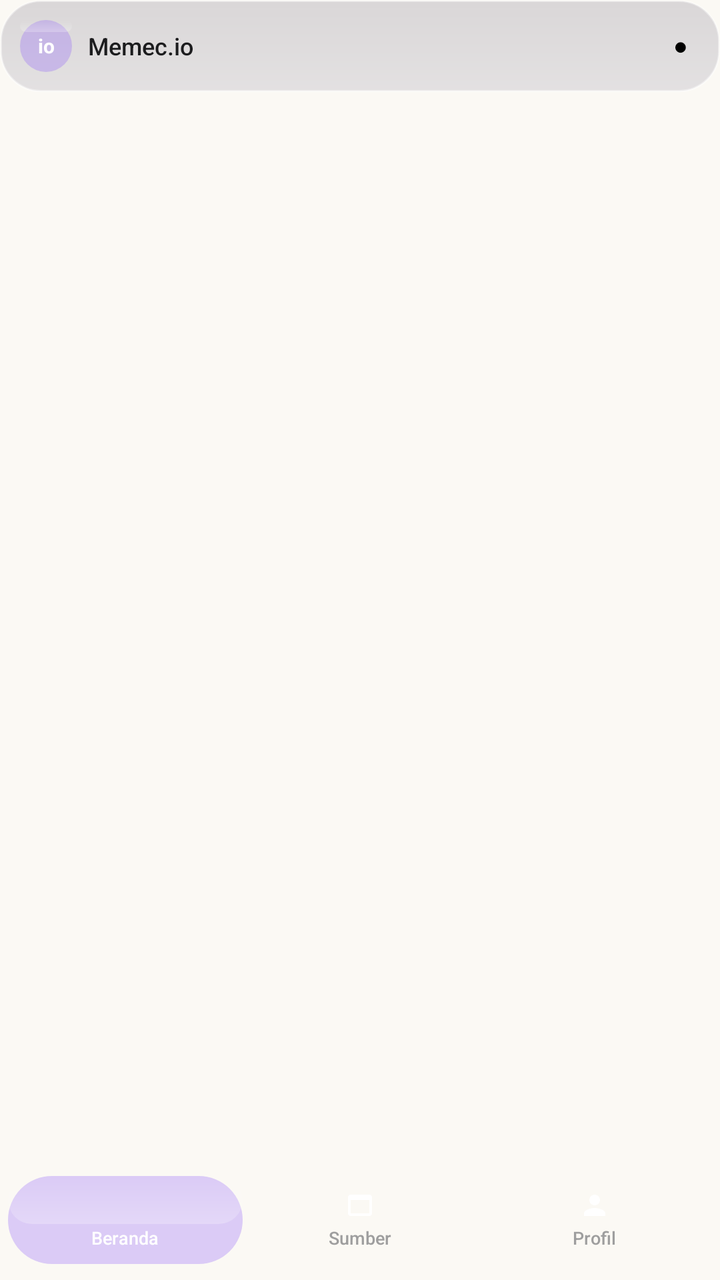
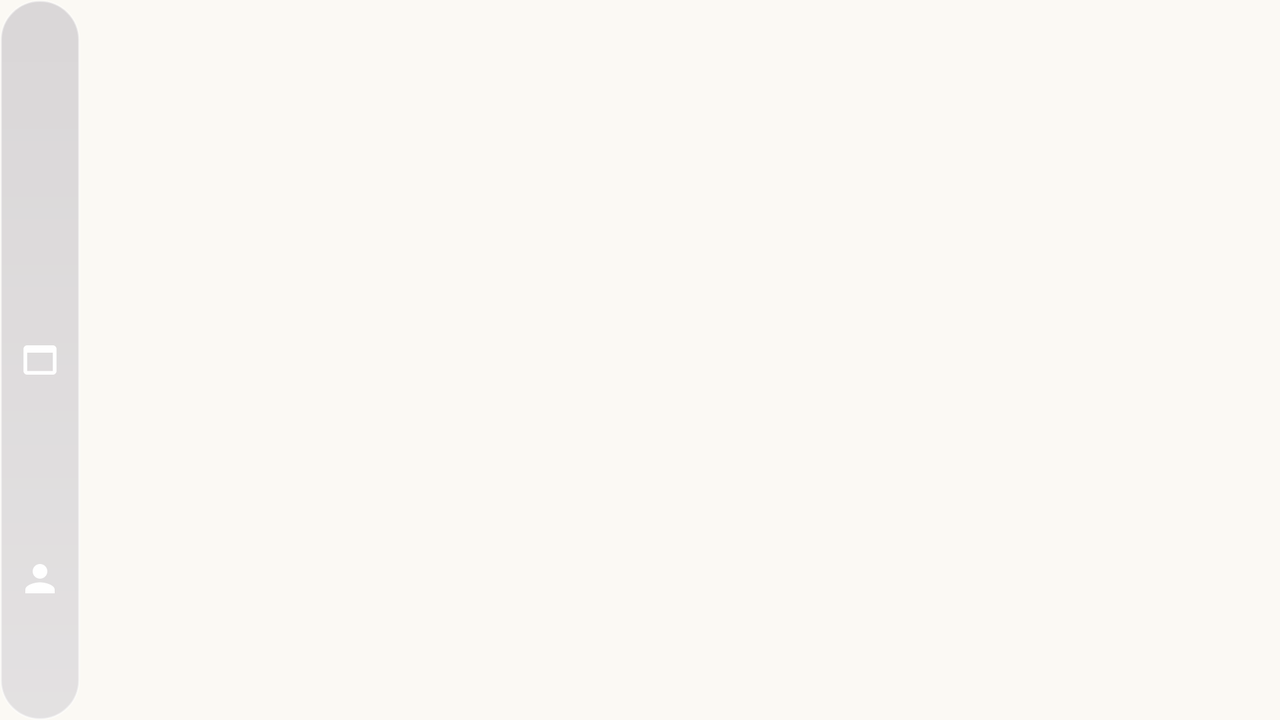

Two renders of one Android screen. The first uses the default layout on a phone; the second uses the alternative layout the repository ships for a different screen configuration, on a matching device. The two XML files are below.
<!-- AndroidManifest.xml: application theme Theme.Memecio -->
<!-- res/layout/activity_main.xml -->
<?xml version="1.0" encoding="utf-8"?>
<FrameLayout xmlns:android="http://schemas.android.com/apk/res/android"
    xmlns:app="http://schemas.android.com/apk/res-auto"
    android:layout_width="match_parent"
    android:layout_height="match_parent"
    android:background="@drawable/bg_app_background">

    <LinearLayout
        android:layout_width="match_parent"
        android:layout_height="match_parent"
        android:orientation="vertical">

        <LinearLayout
            android:layout_width="match_parent"
            android:layout_height="wrap_content"
            android:orientation="horizontal"
            android:gravity="center_vertical"
            android:padding="10dp"
            android:background="@drawable/bg_glass_card">

            <TextView
                android:layout_width="26dp"
                android:layout_height="26dp"
                android:text="io"
                android:textSize="10sp"
                android:textStyle="bold"
                android:textColor="#FFFFFF"
                android:gravity="center"
                android:background="@drawable/bg_glass_button_selected" />

            <TextView
                android:layout_width="0dp"
                android:layout_height="wrap_content"
                android:layout_weight="1"
                android:text="Memec.io"
                android:textColor="@color/text_dark"
                android:textSize="12sp"
                android:fontFamily="sans-serif-medium"
                android:layout_marginStart="8dp" />

            <TextView
                android:id="@+id/tvHariTanggal"
                android:layout_width="wrap_content"
                android:layout_height="wrap_content"
                android:textSize="10sp"
                android:fontFamily="sans-serif-medium"
                android:textColor="@color/text_grey"
                android:layout_marginEnd="8dp" />

            <TextView
                android:id="@+id/tvKoneksiIndicator"
                android:layout_width="wrap_content"
                android:layout_height="wrap_content"
                android:text="●"
                android:textSize="12sp"
                android:textColor="#000000"
                android:layout_marginEnd="6dp"
                android:includeFontPadding="false" />

            <TextView
                android:id="@+id/tvJamRealtime"
                android:layout_width="wrap_content"
                android:layout_height="wrap_content"
                android:textSize="13sp"
                android:fontFamily="sans-serif-medium"
                android:textColor="@color/text_dark" />
        </LinearLayout>

        <FrameLayout
            android:id="@+id/container"
            android:layout_width="match_parent"
            android:layout_height="0dp"
            android:layout_weight="1" />

        <LinearLayout
            android:layout_width="match_parent"
            android:layout_height="60dp"
            android:orientation="horizontal"
            android:background="@android:color/transparent"
            android:elevation="0dp"
            android:paddingStart="4dp" android:paddingEnd="4dp"
            android:paddingTop="8dp"
            android:paddingBottom="8dp">

            <LinearLayout
                android:id="@+id/btnBeranda"
                android:layout_width="0dp"
                android:layout_height="match_parent"
                android:layout_weight="1"
                android:orientation="vertical"
                android:gravity="center"
                android:background="@drawable/bg_glass_button_selected"
                android:clickable="true"
                android:focusable="true">
                <ImageView
                    android:id="@+id/tvIconBeranda"
                    android:layout_width="16dp"
                    android:layout_height="16dp"
                    android:src="@drawable/ic_home" />
                <TextView
                    android:id="@+id/tvLabelBeranda"
                    android:layout_width="wrap_content"
                    android:layout_height="wrap_content"
                    android:text="Beranda"
                    android:textSize="9sp"
                    android:fontFamily="sans-serif-medium"
                    android:layout_marginTop="2dp"
                    android:textColor="#FFFFFF" />
            </LinearLayout>

            <LinearLayout
                android:id="@+id/btnSumber"
                android:layout_width="0dp"
                android:layout_height="match_parent"
                android:layout_weight="1"
                android:orientation="vertical"
                android:gravity="center"
                android:clickable="true"
                android:focusable="true">
                <ImageView
                    android:id="@+id/tvIconSumber"
                    android:layout_width="16dp"
                    android:layout_height="16dp"
                    android:src="@drawable/ic_source"
                    app:tint="@color/nav_unselected" />
                <TextView
                    android:id="@+id/tvLabelSumber"
                    android:layout_width="wrap_content"
                    android:layout_height="wrap_content"
                    android:text="Sumber"
                    android:textSize="9sp"
                    android:fontFamily="sans-serif-medium"
                    android:layout_marginTop="2dp"
                    android:textColor="@color/nav_unselected" />
            </LinearLayout>

            <LinearLayout
                android:id="@+id/btnProfil"
                android:layout_width="0dp"
                android:layout_height="match_parent"
                android:layout_weight="1"
                android:orientation="vertical"
                android:gravity="center"
                android:clickable="true"
                android:focusable="true">
                <ImageView
                    android:id="@+id/tvIconProfil"
                    android:layout_width="16dp"
                    android:layout_height="16dp"
                    android:src="@drawable/ic_profile"
                    app:tint="@color/nav_unselected" />
                <TextView
                    android:id="@+id/tvLabelProfil"
                    android:layout_width="wrap_content"
                    android:layout_height="wrap_content"
                    android:text="Profil"
                    android:textSize="9sp"
                    android:fontFamily="sans-serif-medium"
                    android:layout_marginTop="2dp"
                    android:textColor="@color/nav_unselected" />
            </LinearLayout>
        </LinearLayout>
    </LinearLayout>
</FrameLayout>
<!-- resources referenced by this layout -->
<resources>
  <color name="nav_unselected">#9E9E9E</color>
  <color name="text_dark">#1C1C1E</color>
  <color name="text_grey">#8E8E93</color>
  <!-- drawable bg_app_background (drawable) -->
  <?xml version="1.0" encoding="utf-8"?>
  <shape xmlns:android="http://schemas.android.com/apk/res/android" android:shape="rectangle">
      <solid android:color="@color/bg_cream" />
  </shape>
  <!-- drawable bg_glass_button_selected (drawable) -->
  <?xml version="1.0" encoding="utf-8"?>
  <layer-list xmlns:android="http://schemas.android.com/apk/res/android">
      <item>
          <shape android:shape="rectangle">
              <solid android:color="@color/glass_selected_fill" />
              <corners android:radius="100dp" />
          </shape>
      </item>
      <item android:bottom="20dp">
          <shape android:shape="rectangle">
              <corners android:radius="100dp" />
              <gradient
                  android:type="linear"
                  android:angle="90"
                  android:startColor="#40FFFFFF"
                  android:endColor="#00FFFFFF" />
          </shape>
      </item>
  </layer-list>
  <!-- drawable bg_glass_card (drawable) -->
  <?xml version="1.0" encoding="utf-8"?>
  <layer-list xmlns:android="http://schemas.android.com/apk/res/android">
      <item>
          <shape android:shape="rectangle">
              <solid android:color="@color/glass_fill" />
              <corners android:radius="20dp" />
              <stroke android:width="1dp" android:color="#66FFFFFF" />
          </shape>
      </item>
      <item>
          <shape android:shape="rectangle">
              <corners android:radius="20dp" />
              <gradient
                  android:type="linear"
                  android:angle="90"
                  android:startColor="#40FFFFFF"
                  android:endColor="#00FFFFFF" />
          </shape>
      </item>
  </layer-list>
  <!-- drawable ic_profile (drawable) -->
  <vector xmlns:android="http://schemas.android.com/apk/res/android"
      android:width="24dp"
      android:height="24dp"
      android:viewportWidth="24"
      android:viewportHeight="24">
      <path
          android:fillColor="#FFFFFFFF"
          android:pathData="M12,12c2.21,0 4,-1.79 4,-4s-1.79,-4 -4,-4 -4,1.79 -4,4 1.79,4 4,4z M12,14c-2.67,0 -8,1.34 -8,4v2h16v-2c0,-2.66 -5.33,-4 -8,-4z" />
  </vector>
  <!-- drawable ic_source (drawable) -->
  <vector xmlns:android="http://schemas.android.com/apk/res/android"
      android:width="24dp"
      android:height="24dp"
      android:viewportWidth="24"
      android:viewportHeight="24">
    <path
        android:fillColor="#FFFFFFFF"
        android:pathData="M19,4H5C3.89,4 3,4.89 3,6v12c0,1.11 0.89,2 2,2h14c1.11,0 2,-0.89 2,-2V6C21,4.89 20.1,4 19,4z M19,18H5V8h14V18z"/>
  </vector>
  <style name="Theme.Memecio" parent="android:Theme.Material.NoActionBar">
          <item name="android:statusBarColor">#0B0A14</item>
          <item name="android:navigationBarColor">#0B0A14</item>
          <item name="android:windowBackground">#0B0A14</item>
      </style>
  <color name="bg_cream">#FBF9F4</color>
  <color name="glass_selected_fill">#4D9061F9</color>
  <color name="glass_fill">#261D1936</color>
</resources>
<!-- res/layout-land/activity_main.xml (the repository's variant of the layout above) -->
<!-- drawn on the phone turned sideways -->
<?xml version="1.0" encoding="utf-8"?>
<LinearLayout xmlns:android="http://schemas.android.com/apk/res/android"
    xmlns:app="http://schemas.android.com/apk/res-auto"
    android:layout_width="match_parent"
    android:layout_height="match_parent"
    android:orientation="horizontal"
    android:background="@drawable/bg_app_background"
    android:fitsSystemWindows="false">

    
    <LinearLayout
        android:layout_width="40dp"
        android:layout_height="match_parent"
        android:orientation="vertical"
        android:background="@drawable/bg_glass_card"
        android:clipChildren="false"
        android:clipToPadding="false"
        android:paddingTop="16dp"
        android:paddingBottom="16dp">

        <LinearLayout
            android:id="@+id/btnBeranda"
            android:layout_width="match_parent"
            android:layout_height="0dp"
            android:layout_weight="1"
            android:orientation="vertical"
            android:gravity="center"
            android:clickable="true"
            android:focusable="true"
            android:clipChildren="false"
            android:clipToPadding="false">
            <FrameLayout
                android:id="@+id/bulletBeranda"
                android:layout_width="34dp"
                android:layout_height="34dp"
                android:background="@drawable/bg_nav_bullet_active">
                <ImageView
                    android:id="@+id/tvIconBeranda"
                    android:layout_width="22dp"
                    android:layout_height="22dp"
                    android:layout_gravity="center"
                    android:src="@drawable/ic_home"
                    app:tint="#FFFFFF" />
            </FrameLayout>
        </LinearLayout>

        <LinearLayout
            android:id="@+id/btnSumber"
            android:layout_width="match_parent"
            android:layout_height="0dp"
            android:layout_weight="1"
            android:orientation="vertical"
            android:gravity="center"
            android:clickable="true"
            android:focusable="true"
            android:clipChildren="false"
            android:clipToPadding="false">
            <FrameLayout
                android:id="@+id/bulletSumber"
                android:layout_width="34dp"
                android:layout_height="34dp"
                android:background="@drawable/bg_nav_bullet_active">
                <ImageView
                    android:id="@+id/tvIconSumber"
                    android:layout_width="22dp"
                    android:layout_height="22dp"
                    android:layout_gravity="center"
                    android:src="@drawable/ic_source"
                    app:tint="#FFFFFF" />
            </FrameLayout>
        </LinearLayout>

        <LinearLayout
            android:id="@+id/btnProfil"
            android:layout_width="match_parent"
            android:layout_height="0dp"
            android:layout_weight="1"
            android:orientation="vertical"
            android:gravity="center"
            android:clickable="true"
            android:focusable="true"
            android:clipChildren="false"
            android:clipToPadding="false">
            <FrameLayout
                android:id="@+id/bulletProfil"
                android:layout_width="34dp"
                android:layout_height="34dp"
                android:background="@drawable/bg_nav_bullet_active">
                <ImageView
                    android:id="@+id/tvIconProfil"
                    android:layout_width="22dp"
                    android:layout_height="22dp"
                    android:layout_gravity="center"
                    android:src="@drawable/ic_profile"
                    app:tint="#FFFFFF" />
            </FrameLayout>
        </LinearLayout>
    </LinearLayout>

    
    <FrameLayout
        android:id="@+id/container"
        android:layout_width="0dp"
        android:layout_height="match_parent"
        android:layout_weight="1" />

    
    <LinearLayout
        android:layout_width="0dp"
        android:layout_height="0dp"
        android:visibility="gone">
        <TextView android:id="@+id/tvLabelBeranda" android:layout_width="wrap_content" android:layout_height="wrap_content" />
        <TextView android:id="@+id/tvLabelSumber" android:layout_width="wrap_content" android:layout_height="wrap_content" />
        <TextView android:id="@+id/tvLabelProfil" android:layout_width="wrap_content" android:layout_height="wrap_content" />
        <TextView android:id="@+id/tvSortLabel" android:layout_width="wrap_content" android:layout_height="wrap_content" />
        <TextView android:id="@+id/tvHariTanggal" android:layout_width="wrap_content" android:layout_height="wrap_content" />
        <TextView android:id="@+id/tvKoneksiIndicator" android:layout_width="wrap_content" android:layout_height="wrap_content" />
        <TextView android:id="@+id/tvJamRealtime" android:layout_width="wrap_content" android:layout_height="wrap_content" />
    </LinearLayout>
</LinearLayout>
<!-- resources referenced by the variant -->
<!-- as the phone turned sideways resolves them -->
<resources>
  <!-- drawable bg_app_background (drawable) -->
  <?xml version="1.0" encoding="utf-8"?>
  <shape xmlns:android="http://schemas.android.com/apk/res/android" android:shape="rectangle">
      <solid android:color="@color/bg_cream" />
  </shape>
  <!-- drawable bg_glass_card (drawable) -->
  <?xml version="1.0" encoding="utf-8"?>
  <layer-list xmlns:android="http://schemas.android.com/apk/res/android">
      <item>
          <shape android:shape="rectangle">
              <solid android:color="@color/glass_fill" />
              <corners android:radius="20dp" />
              <stroke android:width="1dp" android:color="#66FFFFFF" />
          </shape>
      </item>
      <item>
          <shape android:shape="rectangle">
              <corners android:radius="20dp" />
              <gradient
                  android:type="linear"
                  android:angle="90"
                  android:startColor="#40FFFFFF"
                  android:endColor="#00FFFFFF" />
          </shape>
      </item>
  </layer-list>
  <!-- drawable ic_profile (drawable) -->
  <vector xmlns:android="http://schemas.android.com/apk/res/android"
      android:width="24dp"
      android:height="24dp"
      android:viewportWidth="24"
      android:viewportHeight="24">
      <path
          android:fillColor="#FFFFFFFF"
          android:pathData="M12,12c2.21,0 4,-1.79 4,-4s-1.79,-4 -4,-4 -4,1.79 -4,4 1.79,4 4,4z M12,14c-2.67,0 -8,1.34 -8,4v2h16v-2c0,-2.66 -5.33,-4 -8,-4z" />
  </vector>
  <!-- drawable ic_source (drawable) -->
  <vector xmlns:android="http://schemas.android.com/apk/res/android"
      android:width="24dp"
      android:height="24dp"
      android:viewportWidth="24"
      android:viewportHeight="24">
    <path
        android:fillColor="#FFFFFFFF"
        android:pathData="M19,4H5C3.89,4 3,4.89 3,6v12c0,1.11 0.89,2 2,2h14c1.11,0 2,-0.89 2,-2V6C21,4.89 20.1,4 19,4z M19,18H5V8h14V18z"/>
  </vector>
  <style name="Theme.Memecio" parent="android:Theme.Material.NoActionBar">
          <item name="android:statusBarColor">#0B0A14</item>
          <item name="android:navigationBarColor">#0B0A14</item>
          <item name="android:windowBackground">#0B0A14</item>
      </style>
  <color name="bg_cream">#FBF9F4</color>
  <color name="glass_fill">#261D1936</color>
</resources>
